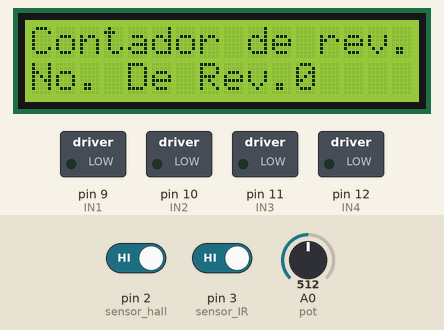
Recording of a sketch running on a simulated Arduino Uno, built with avr-gcc and run on an emulated ATmega328P. Parts: 16×2 character LCD, switched loads named in the sketch (green lamp = pin HIGH). Dashed ring = blinking. The test bench sets the inputs (shaded band); at power-on: pin 3 (sensor_IR) HIGH, A0 (pot) = 512, pin 2 (sensor_hall) HIGH.

Above: at 1.2 s.
1.3 s: pin 3 (sensor_IR) driven LOW
At 1.45 s:
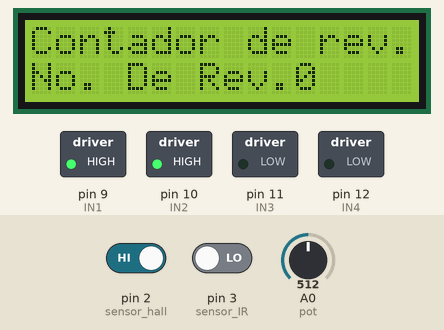
3.7 s: A0 (pot) set to 212
At 3.86 s:
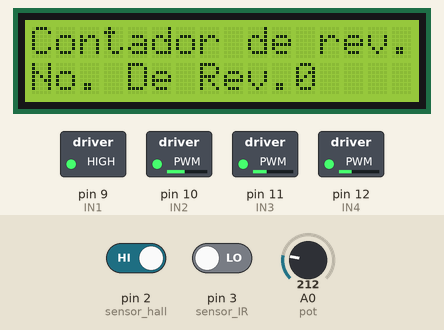
6.4 s: A0 (pot) set to 189
At 7.4 s:
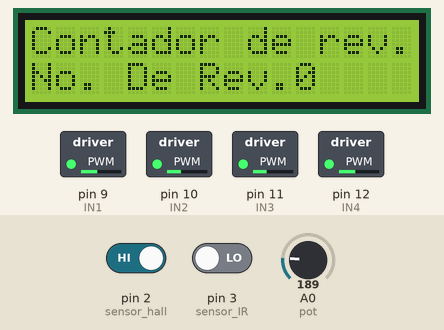
8.0 s: pin 2 (sensor_hall) driven LOW
At 8.18 s:
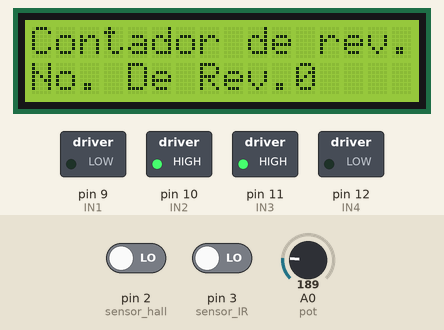
10.4 s: A0 (pot) set to 306
13.4 s: pin 2 (sensor_hall) driven HIGH
Timing chart, 0 to 17.0 s (numbered marks = the images above; inputs shaded):
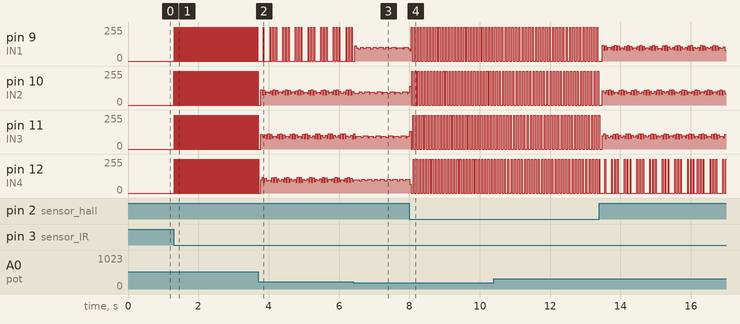

Measured:
- the behaviour switches between 205 and 204 on A0 (pot) (found by bisection; images 2 and 3)
- after the input at 1.3 s, pin 9 (IN1), pin 10 (IN2), pin 11 (IN3), pin 12 (IN4): alternates 255/255 for 0.01 s and 0/255 for 0.02 s, starting at once

The sketch:

Sensor_de_efecto_hull.ino
```cpp
/*
   Fundacion Kinal
   Centro educativo tecnico laboral Kinal
   Quinto perito
   Quinto electronica
   Codigo Tecnico: EB5AV
   Curso: Taller de electronica digital y reparacion de computadoras I
   Proyecto: Uso del sensor Ultrasónico
   Dev: Profe. Alejandro Lopez Navas
   Fecha: 20 de junio.
*/

#include <Wire.h>
#include <LiquidCrystal_I2C.h>

#define IN1  9
#define IN2  10
#define IN3  11
#define IN4  12

#define pot A0

#define direccion_lcd 0x27
#define filas 2
#define columnas 16

#define sensor_hall 2

#define sensor_IR 3

LiquidCrystal_I2C lcd(direccion_lcd, columnas, filas);

unsigned int valor_pot;
unsigned int velocidad_motor;

bool state_sensor;

int paso[8][4] = {
  {1, 0, 0, 0},
  {1, 1, 0, 0},
  {0, 1, 0, 0},
  {0, 1, 1, 0},
  {0, 0, 1, 0},
  {0, 0, 1, 1},
  {0, 0, 0, 1},
  {1, 0, 0, 1}
};

void setup(){
  Serial.begin(9600);
  pinMode(IN1, OUTPUT);
  pinMode(IN2, OUTPUT);
  pinMode(IN3, OUTPUT);
  pinMode(IN4, OUTPUT);
  pinMode(pot, INPUT);

  lcd.init();
  lcd.backlight();
  lcd.print("Contador de rev.");
  lcd.setCursor(0, 1);
  lcd.print("No. De Rev.");
  lcd.print(state_sensor);

  pinMode(sensor_hall, INPUT);

  pinMode(sensor_IR, INPUT);
}

void loop(){
  state_sensor = digitalRead(sensor_IR);

  valor_pot = analogRead(pot);
  velocidad_motor = map(valor_pot, 0, 1023, 1, 6);  // Ajusta la velocidad del motor

  if(state_sensor == LOW){
  for (int i = 0; i < 8; i++){
    digitalWrite(IN1, paso[i][0]);
    digitalWrite(IN2, paso[i][1]);
    digitalWrite(IN3, paso[i][2]);
    digitalWrite(IN4, paso[i][3]);
    delay(velocidad_motor);

    state_sensor = digitalRead(sensor_hall);
    if(state_sensor == LOW){
    delay(10);
    }
  }
  }
}
```
